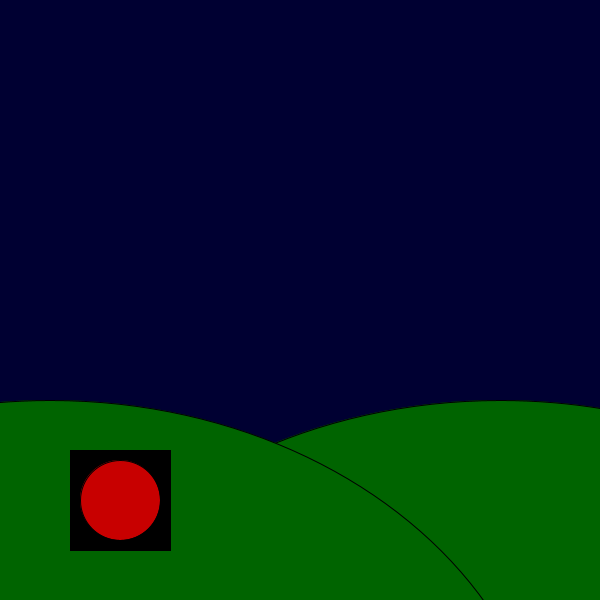
Frame 1 (no input)
Frame 60 (the mouse pressed at the canvas centre just before this capture): identical to frame 1, image omitted
Frame 120 (the mouse held since frame 60 and released just before this capture): identical to frame 1, image omitted

The Processing sketch that drew this single still picture (run headless with seeded random() and noise(); from frame 60 on, the mouse is pressed at the canvas centre):

// Processing sketch: buttons__interactive_scene__Revisit
// ── buttons__interactive_scene__Revisit.pde
float switchPosX = 120;
float switchPosY = 500;
float switchRadius = 40;
int x = 0;
int y = 0;
boolean switchState =false;
float angle=0;
float[] hillArray = {500, 50};

void setup() {
  size(600, 600);
}

void draw() {
  background(0, 0, 50);
  angle++;
  //println(mouseX, mouseY);

  if (switchState== true) {

    //rotate(radians(angle));
    drawStar(17, 24, 55, 20, 45, 50);
    pushMatrix();
    translate(400, 50);
    drawStar(17, 24, 55, 20, 45, 50);
    popMatrix();
    pushMatrix();
    translate(300, 200);
    drawStar(17, 24, 55, 20, 45, 50);
    popMatrix();
    pushMatrix();
    translate(250, 100);
    drawStar(17, 24, 55, 20, 45, 50);
    popMatrix();
    pushMatrix();
    translate(100, 200);
    drawStar(17, 24, 55, 20, 45, 50);
    popMatrix();
    pushMatrix();
    translate(500, 120);
    drawStar(17, 24, 55, 20, 45, 50);
    popMatrix();
    pushMatrix();
    translate(50, 90);
    drawStar(17, 24, 55, 20, 45, 50);
    popMatrix();
    pushMatrix();
    translate(150, 25);
    drawStar(17, 24, 55, 20, 45, 50);
    popMatrix();
  } 


  for (int i =0; i <hillArray.length; i++) {

    fill(0, 100, 0);
    ellipse(hillArray[i], 800, 1000, 800);
    println(hillArray);
  }

  fill(0);
  rect(70, 450, 100, 100);
  fill(200, 0, 0);
  ellipse(switchPosX, switchPosY, switchRadius * 2, switchRadius * 2);
}

//couldn't figure out how to use arrays for my stars as they contain two triangles...
void drawStar(int x1, int y1, int x2, int y2, int x3, int y3) {
  pushMatrix();
  translate(30, 40);
  rotate(radians(angle));
  fill(255);
  triangle(x1, y1, x2, y2, x3, y3);
  triangle(x1+15, y1-13, x2+10, y2+20, x3-20, y3-5);

  popMatrix();
}
void mousePressed() {
  if (dist(mouseX, mouseY, switchPosX, switchPosY) < switchRadius) {
    switchState = !switchState;
  }
}
